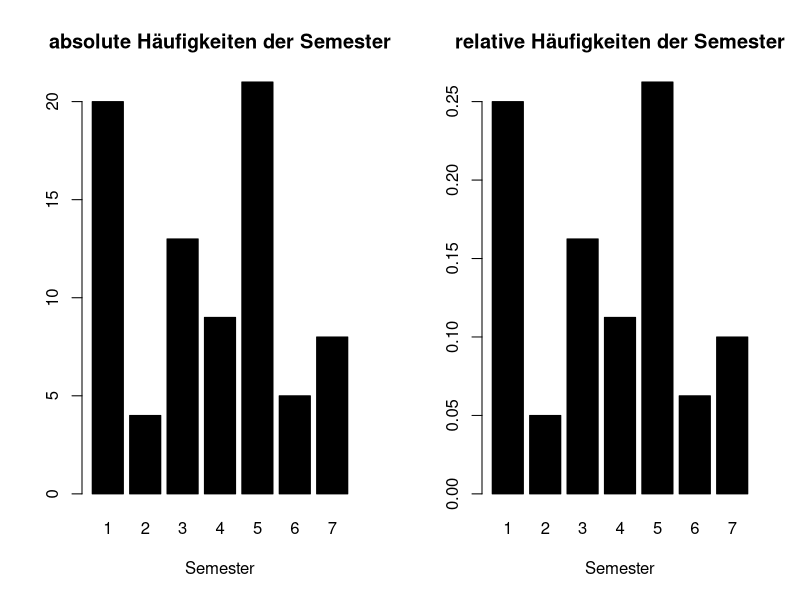

R code for this plot:
## ---- chunk 1
op <- par(mfrow=c(1,2))
s <- c(rep(1,20),rep(2,4),rep(3,13),rep(4,9),rep(5,21),rep(6,5),rep(7,8))
ts <- table(s)
fs <- ts/80
es <- ecdf(s)
Es <- es(1:7) * 80
barplot(ts, main="absolute Häufigkeiten der Semester", xlab="Semester", col=1)
barplot(fs, main="relative Häufigkeiten der Semester", xlab="Semester", col=1)
par(op)
